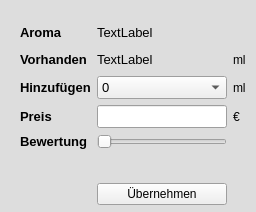
<?xml version="1.0" encoding="UTF-8"?>
<ui version="4.0">
 <class>MainWindow</class>
 <widget class="QMainWindow" name="MainWindow">
  <property name="geometry">
   <rect>
    <x>0</x>
    <y>0</y>
    <width>256</width>
    <height>212</height>
   </rect>
  </property>
  <property name="palette">
   <palette>
    <active>
     <colorrole role="Base">
      <brush brushstyle="SolidPattern">
       <color alpha="255">
        <red>255</red>
        <green>255</green>
        <blue>255</blue>
       </color>
      </brush>
     </colorrole>
     <colorrole role="Window">
      <brush brushstyle="SolidPattern">
       <color alpha="255">
        <red>221</red>
        <green>221</green>
        <blue>221</blue>
       </color>
      </brush>
     </colorrole>
    </active>
    <inactive>
     <colorrole role="Base">
      <brush brushstyle="SolidPattern">
       <color alpha="255">
        <red>255</red>
        <green>255</green>
        <blue>255</blue>
       </color>
      </brush>
     </colorrole>
     <colorrole role="Window">
      <brush brushstyle="SolidPattern">
       <color alpha="255">
        <red>221</red>
        <green>221</green>
        <blue>221</blue>
       </color>
      </brush>
     </colorrole>
    </inactive>
    <disabled>
     <colorrole role="Base">
      <brush brushstyle="SolidPattern">
       <color alpha="255">
        <red>221</red>
        <green>221</green>
        <blue>221</blue>
       </color>
      </brush>
     </colorrole>
     <colorrole role="Window">
      <brush brushstyle="SolidPattern">
       <color alpha="255">
        <red>221</red>
        <green>221</green>
        <blue>221</blue>
       </color>
      </brush>
     </colorrole>
    </disabled>
   </palette>
  </property>
  <property name="windowTitle">
   <string>Auffüllen</string>
  </property>
  <property name="windowIcon">
   <iconset>
    <normaloff>Icons/cloud-computing.png</normaloff>Icons/cloud-computing.png</iconset>
  </property>
  <widget class="QWidget" name="centralwidget">
   <widget class="QWidget" name="layoutWidget">
    <property name="geometry">
     <rect>
      <x>20</x>
      <y>21</y>
      <width>226</width>
      <height>184</height>
     </rect>
    </property>
    <layout class="QGridLayout" name="gridLayout">
     <item row="0" column="1">
      <widget class="QLabel" name="lbl_aroma">
       <property name="font">
        <font>
         <pointsize>10</pointsize>
        </font>
       </property>
       <property name="text">
        <string>TextLabel</string>
       </property>
      </widget>
     </item>
     <item row="2" column="0">
      <widget class="QLabel" name="label_2">
       <property name="font">
        <font>
         <pointsize>10</pointsize>
         <weight>75</weight>
         <bold>true</bold>
        </font>
       </property>
       <property name="text">
        <string>Hinzufügen</string>
       </property>
      </widget>
     </item>
     <item row="2" column="1">
      <widget class="QComboBox" name="combo_menge">
       <property name="font">
        <font>
         <pointsize>10</pointsize>
        </font>
       </property>
       <item>
        <property name="text">
         <string>0</string>
        </property>
       </item>
       <item>
        <property name="text">
         <string>10</string>
        </property>
       </item>
       <item>
        <property name="text">
         <string>15</string>
        </property>
       </item>
       <item>
        <property name="text">
         <string>20</string>
        </property>
       </item>
       <item>
        <property name="text">
         <string>25</string>
        </property>
       </item>
       <item>
        <property name="text">
         <string>30</string>
        </property>
       </item>
      </widget>
     </item>
     <item row="0" column="0">
      <widget class="QLabel" name="label">
       <property name="font">
        <font>
         <pointsize>10</pointsize>
         <weight>75</weight>
         <bold>true</bold>
        </font>
       </property>
       <property name="text">
        <string>Aroma</string>
       </property>
      </widget>
     </item>
     <item row="3" column="0">
      <widget class="QLabel" name="label_3">
       <property name="font">
        <font>
         <pointsize>10</pointsize>
         <weight>75</weight>
         <bold>true</bold>
        </font>
       </property>
       <property name="text">
        <string>Preis</string>
       </property>
      </widget>
     </item>
     <item row="1" column="0">
      <widget class="QLabel" name="label_6">
       <property name="font">
        <font>
         <pointsize>10</pointsize>
         <weight>75</weight>
         <bold>true</bold>
        </font>
       </property>
       <property name="text">
        <string>Vorhanden</string>
       </property>
      </widget>
     </item>
     <item row="1" column="2">
      <widget class="QLabel" name="label_7">
       <property name="text">
        <string>ml</string>
       </property>
      </widget>
     </item>
     <item row="3" column="1">
      <widget class="QLineEdit" name="line_preis">
       <property name="font">
        <font>
         <pointsize>10</pointsize>
        </font>
       </property>
       <property name="maxLength">
        <number>5</number>
       </property>
       <property name="frame">
        <bool>true</bool>
       </property>
      </widget>
     </item>
     <item row="1" column="1">
      <widget class="QLabel" name="lbl_menge">
       <property name="font">
        <font>
         <pointsize>10</pointsize>
        </font>
       </property>
       <property name="text">
        <string>TextLabel</string>
       </property>
      </widget>
     </item>
     <item row="2" column="2">
      <widget class="QLabel" name="label_5">
       <property name="text">
        <string>ml</string>
       </property>
      </widget>
     </item>
     <item row="3" column="2">
      <widget class="QLabel" name="label_4">
       <property name="text">
        <string>€</string>
       </property>
      </widget>
     </item>
     <item row="6" column="1">
      <widget class="QPushButton" name="btn_apply">
       <property name="text">
        <string>Übernehmen</string>
       </property>
       <property name="icon">
        <iconset>
         <normaloff>../../Icons/checkmark.png</normaloff>../../Icons/checkmark.png</iconset>
       </property>
      </widget>
     </item>
     <item row="4" column="0">
      <widget class="QLabel" name="label_11">
       <property name="font">
        <font>
         <pointsize>10</pointsize>
         <weight>75</weight>
         <bold>true</bold>
        </font>
       </property>
       <property name="text">
        <string>Bewertung</string>
       </property>
      </widget>
     </item>
     <item row="4" column="1">
      <widget class="QSlider" name="slider_bewertung">
       <property name="maximum">
        <number>10</number>
       </property>
       <property name="orientation">
        <enum>Qt::Horizontal</enum>
       </property>
      </widget>
     </item>
     <item row="5" column="1">
      <widget class="QLabel" name="lbl_sliderValue">
       <property name="text">
        <string/>
       </property>
       <property name="textFormat">
        <enum>Qt::AutoText</enum>
       </property>
       <property name="pixmap">
        <pixmap>Icons/0_rating.png</pixmap>
       </property>
       <property name="alignment">
        <set>Qt::AlignHCenter|Qt::AlignTop</set>
       </property>
      </widget>
     </item>
    </layout>
   </widget>
  </widget>
 </widget>
 <resources/>
 <connections/>
</ui>
